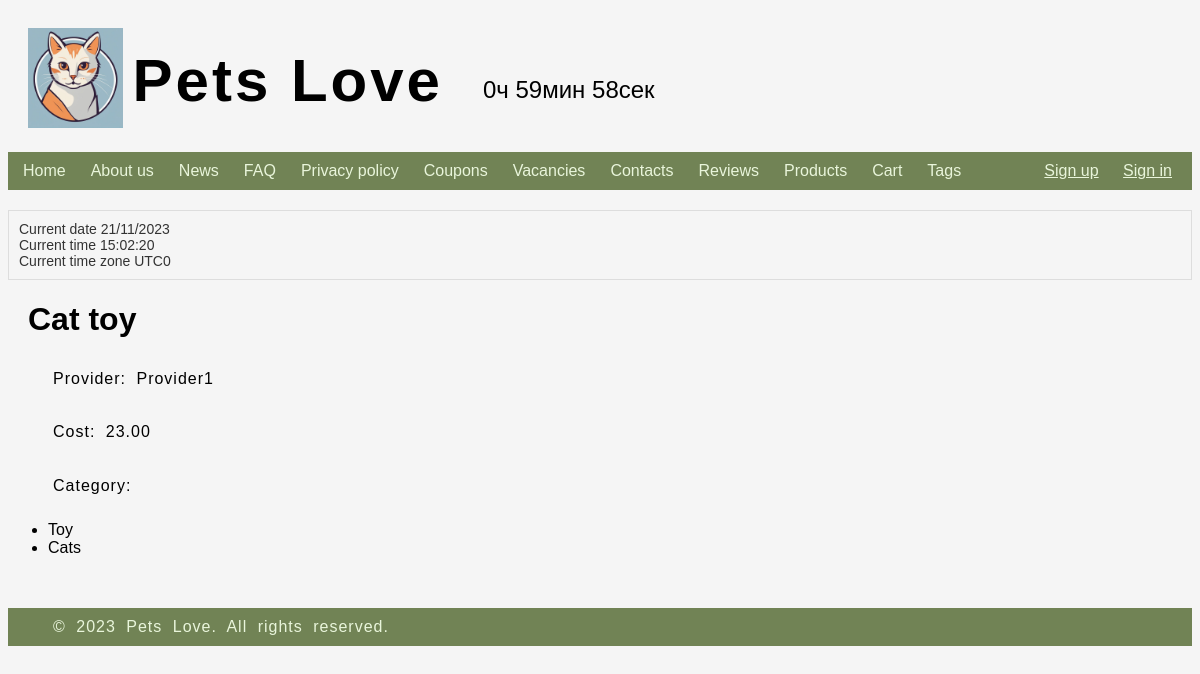
Screenshot of /list_products/1 with the database file from the repository.
### shop/models.py (models this page shows, shortened)
class Product(models.Model):
    name = models.CharField(max_length=50, db_index=True)
    price = models.DecimalField(max_digits=10, decimal_places=2)
    vendor_code = models.CharField(max_length=20)
    provider = models.ForeignKey(
        Provider, related_name='products', on_delete=models.CASCADE)
    categories = models.ManyToManyField(ProductCategory)
    image = models.ImageField(upload_to='user/', default='user/test.jpg')

class Provider(models.Model):
    name = models.CharField(max_length=50)
    email = models.EmailField()
    phone_number = models.CharField(max_length=50)
    worker = models.ForeignKey(MyUser, related_name='providers', on_delete=models.CASCADE, blank=True, null=True)

class ProductCategory(models.Model):
    name = models.CharField(max_length=50, db_index=True)

### shop/views.py (the view)
# urls.py: path('list_products/<int:id>', views.product_details, name='product_details'),
def product_details(request, id):
    product = get_object_or_404(Product, id=id)
    return render(request,
                  'product/product_details.html',
                  {'product': product, 'add_to_cart_form': AddProductForm()})

### shop/templates/product/product_details.html (shortened to what this page needs)
{% extends "base.html" %}
{% load static %}
{% block content %}
<div class="product-detail">
    <h1>{{ product.name }}</h1>
    <p class="provider">Provider: {{ product.provider.name }}</p>
    <p class="cost">Cost: {{ product.price }}</p>
    <p class="category"> Category:
        <ul>
            {% for c in product.categories.all%}
            <li>{{c.name}}</li>
            {% endfor %}
        </ul>
    </p>
</div>
{% endblock %}

### shop/static/shop/styles_base.css (style rules this page uses)
body { font-family: 'Monseratt', Arial, sans-serif; padding: 0; background-color: #F5F5F5; overflow-x: hidden; }
p { margin: 15px; padding: 10px; text-indent: 20px; line-height: 1.15; text-transform: initial; word-spacing: 5px; letter-spacing: 1px; hyphens: auto; word-break: break-all; font-family: 'Monseratt', sans-serif; text-align: justify; font-kerning: normal; }
h1, h2, h3 { margin-left: 20px; }

### rows the page displays
Product: name "Cat toy", provider.name "Provider1", price "23.00"
ProductCategory: name "Toy"
ProductCategory: name "Cats"
